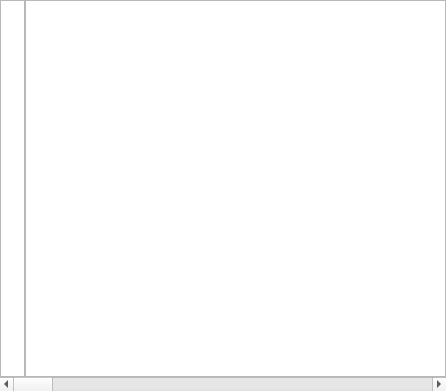
<?xml version="1.0" encoding="UTF-8"?>
<ui version="4.0">
 <class>MyTextEdit</class>
 <widget class="QWidget" name="MyTextEdit">
  <property name="geometry">
   <rect>
    <x>0</x>
    <y>0</y>
    <width>446</width>
    <height>391</height>
   </rect>
  </property>
  <property name="windowTitle">
   <string>Form</string>
  </property>
  <layout class="QVBoxLayout" name="verticalLayout">
   <property name="spacing">
    <number>0</number>
   </property>
   <property name="leftMargin">
    <number>0</number>
   </property>
   <property name="topMargin">
    <number>0</number>
   </property>
   <property name="rightMargin">
    <number>0</number>
   </property>
   <property name="bottomMargin">
    <number>0</number>
   </property>
   <item>
    <layout class="QHBoxLayout" name="horizontalLayout">
     <property name="spacing">
      <number>0</number>
     </property>
     <item>
      <widget class="QTextBrowser" name="textBrowser">
       <property name="maximumSize">
        <size>
         <width>25</width>
         <height>16777215</height>
        </size>
       </property>
       <property name="verticalScrollBarPolicy">
        <enum>Qt::ScrollBarAlwaysOff</enum>
       </property>
       <property name="horizontalScrollBarPolicy">
        <enum>Qt::ScrollBarAlwaysOff</enum>
       </property>
      </widget>
     </item>
     <item>
      <widget class="QTextEdit" name="textEdit">
       <property name="horizontalScrollBarPolicy">
        <enum>Qt::ScrollBarAlwaysOff</enum>
       </property>
       <property name="lineWrapMode">
        <enum>QTextEdit::NoWrap</enum>
       </property>
      </widget>
     </item>
    </layout>
   </item>
   <item>
    <widget class="QScrollBar" name="horizontalScrollBar">
     <property name="orientation">
      <enum>Qt::Horizontal</enum>
     </property>
    </widget>
   </item>
  </layout>
 </widget>
 <resources/>
 <connections/>
</ui>
